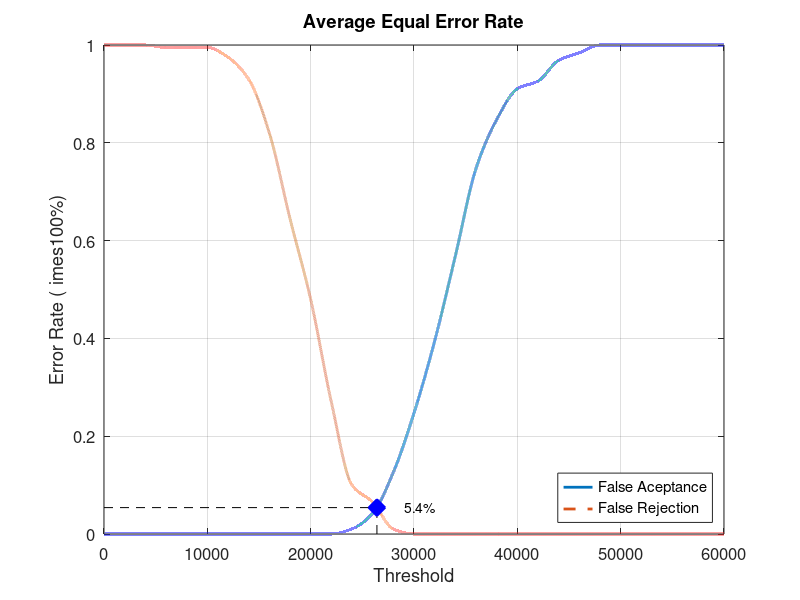
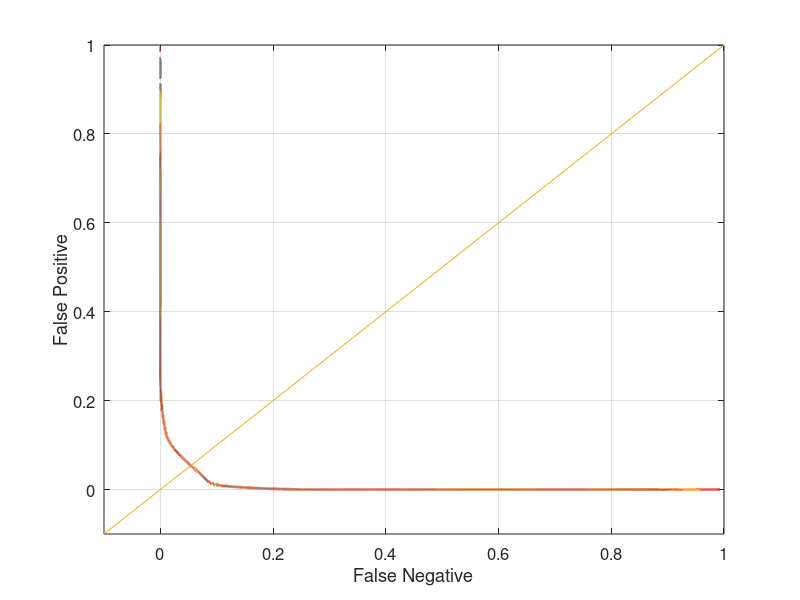

Write the MATLAB code that produced these figures, in order.
close all;
clear;
clc;
x = 0:2000:60000;
xq = 0:0.5:60000;

y0 = [0 0 0 0 0 0 0 0 0 0 0 0 0.0105263 0.0421053 0.126316 0.247368 0.394737 0.568421 0.747368 0.847368 0.910526 0.926316 0.968421 0.984211 1 1 1 1 1 1 1]
yy0 = interp1(x, y0, xq, 'pchip');
y1 = [1 1 1 0.995 0.995 0.995 0.975 0.93 0.82 0.645 0.48 0.27 0.1 0.065 0.01 0 0 0 0 0 0 0 0 0 0 0 0 0 0 0 0]
yy1 = interp1(x, y1, xq, 'pchip');

% Calculating EER: 
y2 = abs(y0 - y1);
find(y2 == min(y2))
yy2 = abs(yy0 - yy1);
xEER = find(yy2 == min(yy2));
xEERIndex = xq(xEER) % X-axis EER
yEER = yy0(xEER) % Y-axis EER

main = figure
plot(xq, yy0,'-','LineWidth', 2);	hold on
plot(xq, yy1,'--','LineWidth', 2);	hold on
plot([xEERIndex xEERIndex], [0 yEER], 'k--');	hold on
plot([0 xEERIndex], [yEER yEER], 'k--');	hold on
plot(xEERIndex, yEER, 'bx', 'LineWidth', 10);	hold on
text(xEERIndex + 10 * xEERIndex / 100, yEER, [num2str(round((10000 * yEER)) / 100) '%'])
legend('False Aceptance', 'False Rejection', 'Location', 'SouthEast')
xlabel('Threshold')
ylabel('Error Rate (	imes100%)')
title('Average Equal Error Rate')
set(gca, 'FontSize', 12)
axis([0 60000 0 1])
grid on

print(main, 'Database1_3Main', '-dpng');
FNRxFPR = figure('Color', [1 1 1]);
plot(yy1, yy0, '-', yy1, yy0, 'LineWidth', 2);
hold on
y = -0.1:0.1:1
plot(y, y); 
set(gca, 'FontSize', 12)
xlabel('False Negative')
ylabel('False Positive')
axis([-0.1 1 -0.1 1])
set(gca, 'FontSize', 12)
grid on

print(FNRxFPR, 'Database1_3FNRxFPR','-dpng');
